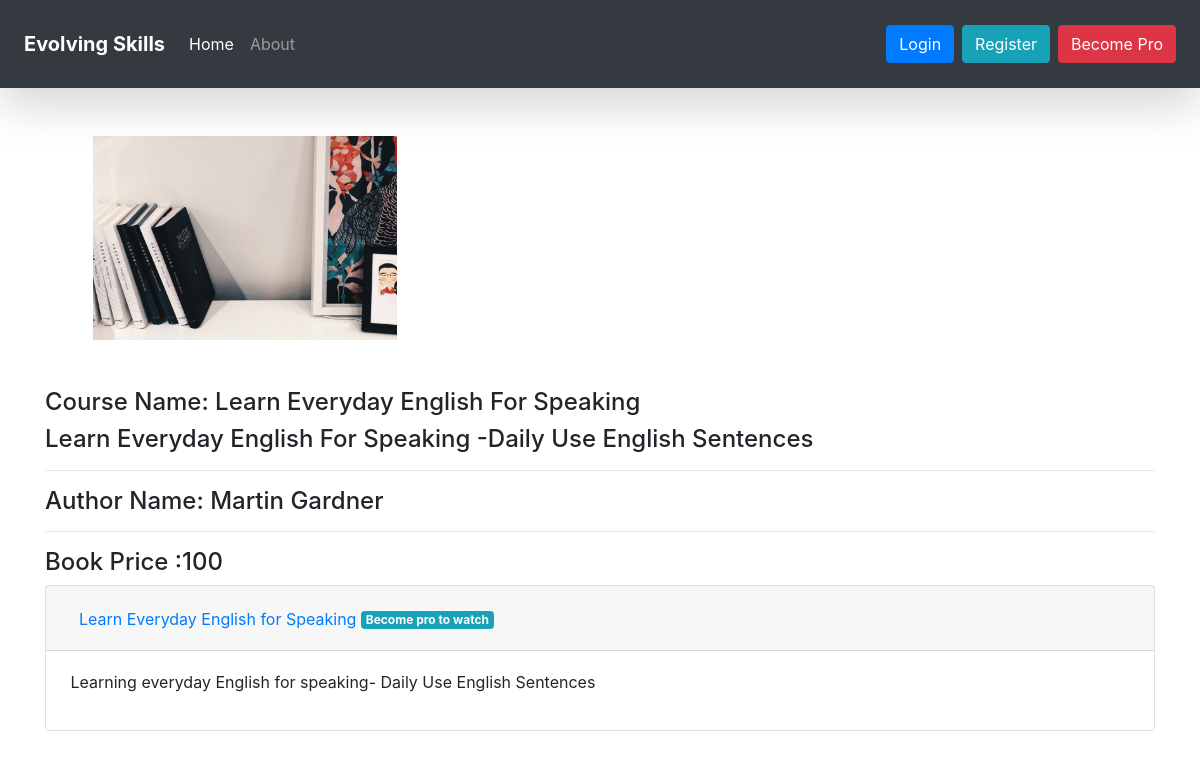
The app's page /course/learn-everyday-english-for-speaking with its own data.
### home/models.py (models this page shows, shortened)
class Course(models.Model):
    course_name = models.CharField(max_length=100)
    course_description = RichTextField()
    is_premium = models.BooleanField(default=False)
    course_image = models.ImageField(upload_to="course")
    slug = models.SlugField(blank=True)
    Book_author_name = models.CharField(max_length=250, null=True, blank=True)
    Book_price = models.IntegerField(null = True)

class CourseModule(models.Model):
    course = models.ForeignKey(Course , on_delete=models.CASCADE)
    course_module_name = models.CharField(max_length=100)
    course_description =RichTextField()
    video_url = models.URLField(max_length=200)
    can_view = models.BooleanField(default=False)

### home/views.py (the view)
# urls.py: path('course/<slug>' ,view_course , name="course"),
def view_course(request,slug):
    course = Course.objects.filter(slug =slug).first()
    course_modules = CourseModule.objects.filter(course=course)
    context = {'course':course , 'course_modules':course_modules}
    return render(request, 'course.html' , context)

### home/templates/course.html (shortened to what this page needs)
{% extends "base.html" %}
{% block start %}
<div class="container">
    <img src="/media/{{course.course_image}}" class="card-img-top p-5 img-fluid img-centered img-responsive" style="height:300px;width:400px">
    <h4> Course Name: {{course.course_name}}</h4>
    <h4>  {{course.course_description | safe}}</h4>
    <hr>
     <h4>Author Name: {{course.Book_author_name }}</h4>
      <hr>
     <h4> Book Price :{{course.Book_price}}</h4>
        {% for course_module in course_modules %}
    <div class="accordion" id="accordion-{{forloop.counter}}">
        <div class="card">
          <div class="card-header" id="headingOne">
            <h2 class="mb-0">
              <button class="btn btn-link" type="button" data-toggle="collapse"
              data-target="#collapse-{{forloop.counter}}" aria-expanded="true" aria-controls="collapseOne">
               {{course_module.course_module_name}}
               {% if course_module.can_view %}
               <span class="badge badge-success">Can Watch</span>
               {% else %}
               <span class="badge badge-info">Become pro to watch</span>
                {% endif %}
              </button>
            </h2>
          </div>
          <div id="collapse-{{forloop.counter}}" class="collapse show"
          aria-labelledby="headingOne" data-parent="#accordion-{{forloop.counter}}">
            <div class="card-body">
                {{course_module.course_description|safe}}
            </div>
          </div>
        </div>
    </div>
        {% endfor %}
</div>
{% endblock %}

### records on screen
Course: course_image (picture), course_name "Learn Everyday English For Speaking", course_description "Learn Everyday English For Speaking -Daily Use English Sentences", Book_author_name "Martin Gardner", Book_price "100"
CourseModule: course_module_name "Learn Everyday English for Speaking", can_view "Become pro to watch", course_description "Learning everyday English for speaking- Daily Use English Sentences"
